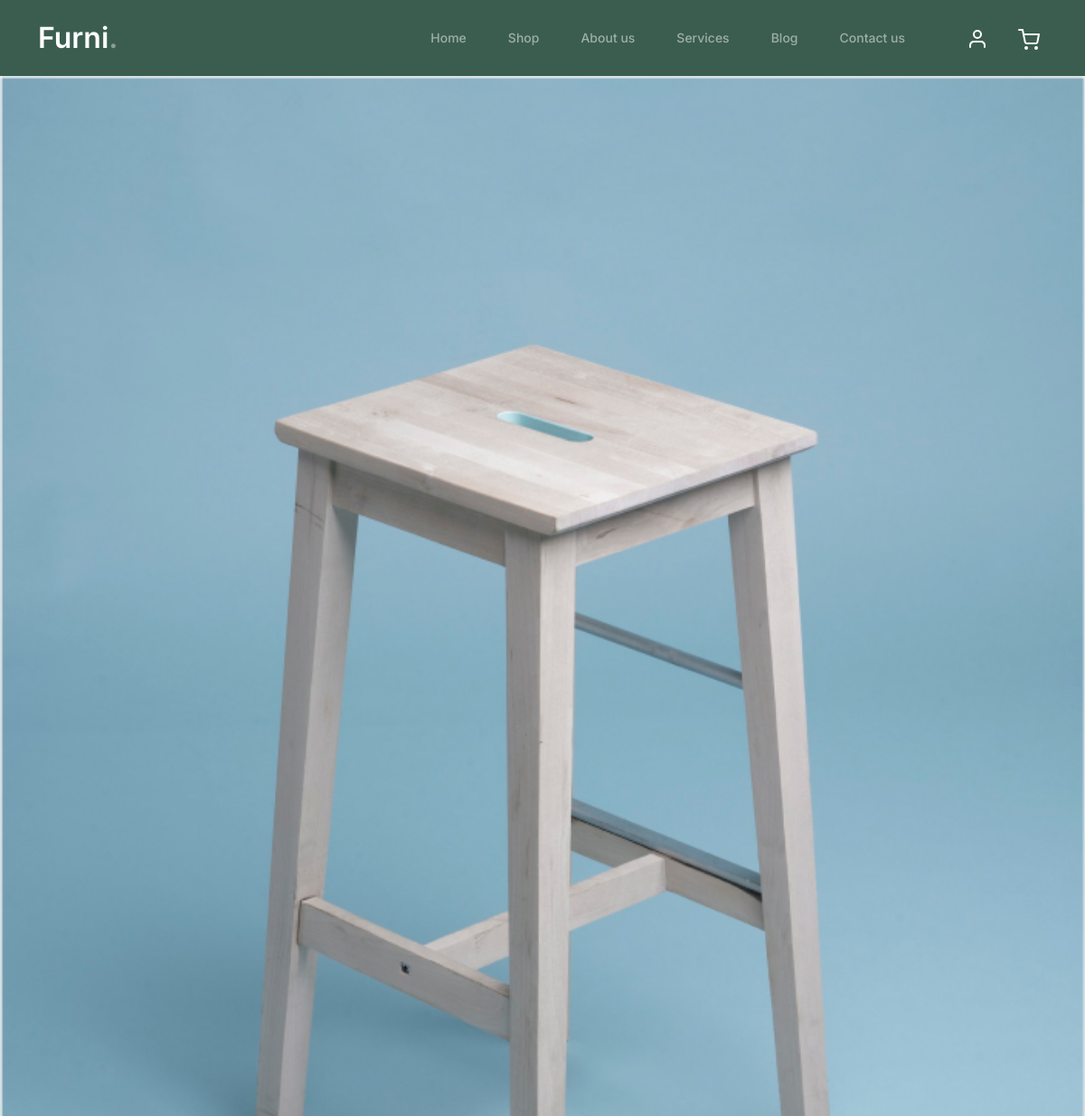
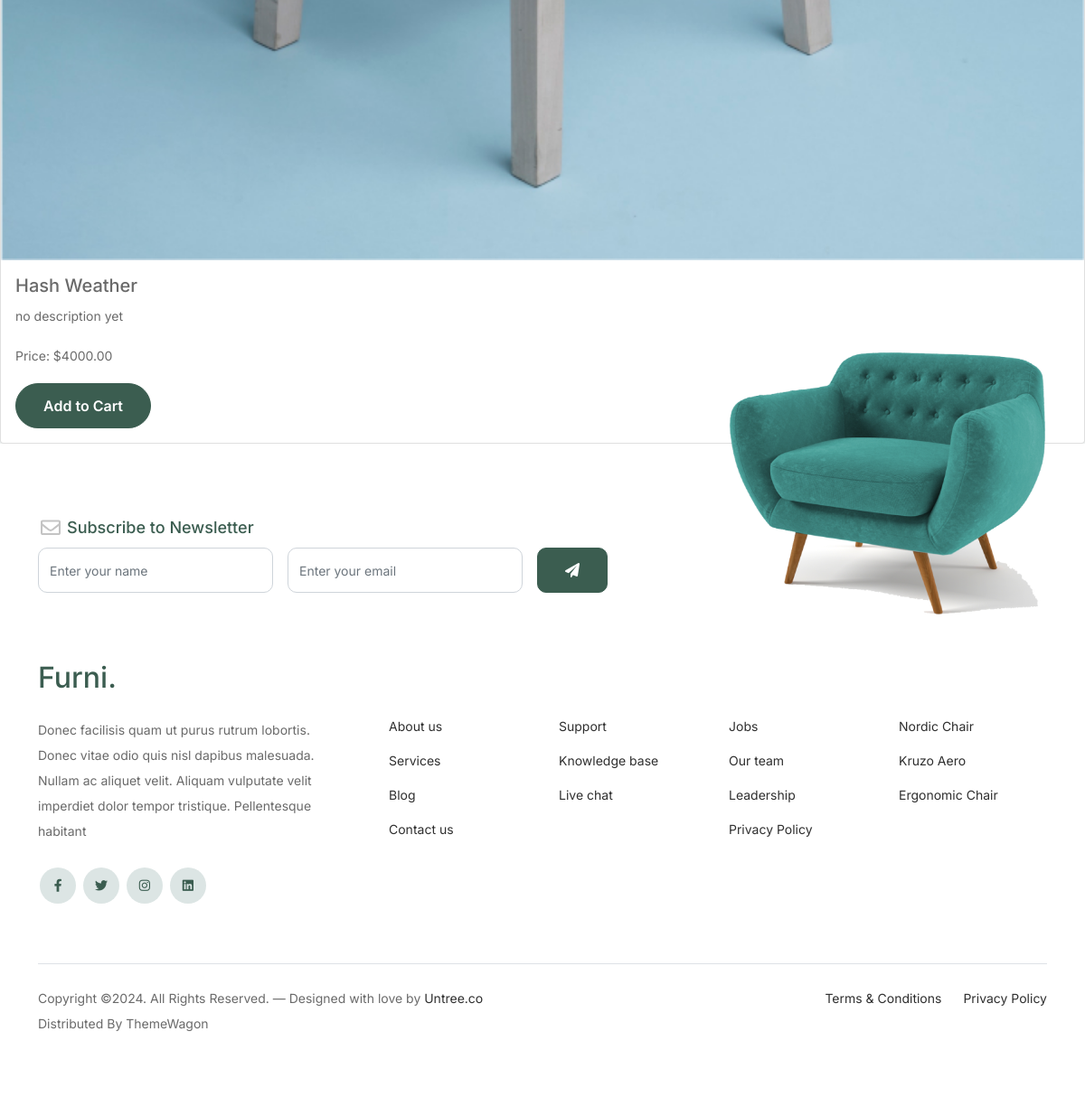
Screenshot of /product/2/ with the database file from the repository (2 pictures, top to bottom).
### ecommerce/models.py (models this page shows, shortened)
class Product(models.Model):
    category = models.ForeignKey(Category, on_delete=models.CASCADE)
    name = models.CharField(max_length=200)
    price = models.DecimalField(max_digits=10, decimal_places=2)
    description = models.TextField()
    image = models.ImageField(upload_to='products/')

### ecommerce/views.py (the view)
# urls.py: path('product/<int:product_id>/', views.product_detail, name='product_detail'),
def product_detail(request, product_id):
    product = get_object_or_404(Product, pk=product_id)
    return render(request, 'ecommerce/product_detail.html', {'product': product})

### ecommerce/templates/ecommerce/product_detail.html (shortened to what this page needs)
{% extends 'ecommerce/base.html' %}
{% block content %}
<div class="card">
    <img src="{{ product.image.url }}" class="card-img-top" alt="{{ product.name }}">
    <div class="card-body">
        <h5 class="card-title">{{ product.name }}</h5>
        <p class="card-text">{{ product.description }}</p>
        <p class="card-text">Price: ${{ product.price }}</p>
        <a href="{% url 'add_to_cart' product.id %}" class="btn btn-primary">Add to Cart</a>
    </div>
</div>
{% endblock %}

### ecommerce/static/css/style.css (style rules this page uses)
body { overflow-x: hidden; position: relative; }
body { font-family: "Inter", sans-serif; font-weight: 400; line-height: 28px; color: #6a6a6a; font-size: 14px; background-color: #eff2f1; }
a { text-decoration: none; -webkit-transition: .3s all ease; -o-transition: .3s all ease; transition: .3s all ease; color: #2f2f2f; text-decoration: underline; }
.btn { font-weight: 600; padding: 12px 30px; border-radius: 30px; color: #ffffff; background: #2f2f2f; border-color: #2f2f2f; }
.btn.btn-primary { background: #3b5d50; border-color: #3b5d50; }

### rows the page displays
Product: image (picture), name "Hash Weather", description "no description yet", price "4000.00"
